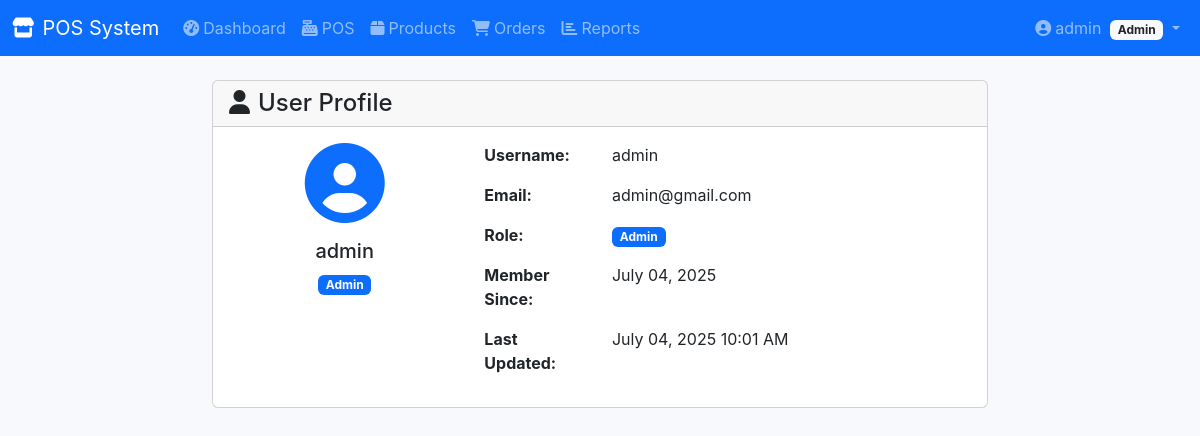
Screenshot of /user/profile.php (signed in) with the database file from the repository.
### tables this page shows
CREATE TABLE IF NOT EXISTS `users` (
  `id` int(11) NOT NULL AUTO_INCREMENT,
  `username` varchar(50) NOT NULL,
  `email` varchar(100) NOT NULL,
  `password` varchar(255) NOT NULL,
  `role` enum('admin','users','cashier','manager') DEFAULT 'cashier',
  `created_at` timestamp NULL DEFAULT CURRENT_TIMESTAMP,
  `updated_at` timestamp NULL DEFAULT CURRENT_TIMESTAMP ON UPDATE CURRENT_TIMESTAMP,
  PRIMARY KEY (`id`),
  UNIQUE KEY `username` (`username`),
  UNIQUE KEY `email` (`email`)
);

### includes/auth.php (called while the page is built, shortened)
<?php
function isManager()
{
      return isset($_SESSION['role']) && ($_SESSION['role'] === 'admin' || $_SESSION['role'] === 'manager');
}
function getCurrentUser()
{
      $pdo = getDBConnection();
      $stmt = $pdo->prepare("SELECT * FROM users WHERE id = ?");
      $stmt->execute([$_SESSION['user_id']]);
      return $stmt->fetch(PDO::FETCH_ASSOC);
}

### user/profile.php (the view, shortened to what this page needs)
<?php
require_once '../includes/auth.php';
$user = getCurrentUser();
?>
<!DOCTYPE html>
<html lang="en">
<head>
      <link href="https://cdn.jsdelivr.net/npm/bootstrap@5.3.0/dist/css/bootstrap.min.css" rel="stylesheet">
      <link rel="stylesheet" href="https://cdnjs.cloudflare.com/ajax/libs/font-awesome/6.4.0/css/all.min.css">
      <link rel="stylesheet" href="../admin/assets/css/admin.css">
</head>
<body>
      <nav class="navbar navbar-expand-lg navbar-dark bg-primary">
            <div class="container-fluid">
                  <a class="navbar-brand" href="index.php">
                        <i class="fas fa-store me-2"></i>POS System
                  </a>
                  <div class="collapse navbar-collapse" id="navbarNav">
                        <ul class="navbar-nav me-auto">
                              <li class="nav-item">
                                    <a class="nav-link" href="index.php">
                                          <i class="fas fa-tachometer-alt me-1"></i>Dashboard
                                    </a>
                              </li>
                              <li class="nav-item">
                                    <a class="nav-link" href="pos.php">
                                          <i class="fas fa-cash-register me-1"></i>POS
                                    </a>
                              </li>
                              <li class="nav-item">
                                    <a class="nav-link" href="products.php">
                                          <i class="fas fa-box me-1"></i>Products
                                    </a>
                              </li>
                              <li class="nav-item">
                                    <a class="nav-link" href="orders.php">
                                          <i class="fas fa-shopping-cart me-1"></i>Orders
                                    </a>
                              </li>
                              <?php if (isManager()): ?>
                                    <li class="nav-item">
                                          <a class="nav-link" href="reports.php">
                                                <i class="fas fa-chart-bar me-1"></i>Reports
                                          </a>
                                    </li>
                              <?php endif; ?>
                        </ul>
                        <ul class="navbar-nav">
                              <li class="nav-item dropdown">
                                    <a class="nav-link dropdown-toggle" href="#" id="navbarDropdown" role="button" data-bs-toggle="dropdown">
                                          <i class="fas fa-user-circle me-1"></i><?php echo $_SESSION['username']; ?>
                                          <span class="badge bg-light text-dark ms-1"><?php echo ucfirst($_SESSION['role']); ?></span>
                                    </a>
                              </li>
                        </ul>
                  </div>
            </div>
      </nav>
      <div class="container-fluid mt-4">
            <div class="row justify-content-center">
                  <div class="col-md-8">
                        <div class="card">
                              <div class="card-header">
                                    <h4 class="mb-0"><i class="fas fa-user me-2"></i>User Profile</h4>
                              </div>
                              <div class="card-body">
                                    <div class="row">
                                          <div class="col-md-4 text-center">
                                                <div class="mb-3">
                                                      <i class="fas fa-user-circle fa-5x text-primary"></i>
                                                </div>
                                                <h5><?php echo htmlspecialchars($user['username']); ?></h5>
                                                <span class="badge bg-primary"><?php echo ucfirst($user['role']); ?></span>
                                          </div>
                                          <div class="col-md-8">
                                                <div class="row mb-3">
                                                      <div class="col-sm-3">
                                                            <strong>Username:</strong>
                                                      </div>
                                                      <div class="col-sm-9">
                                                            <?php echo htmlspecialchars($user['username']); ?>
                                                      </div>
                                                </div>
                                                <div class="row mb-3">
                                                      <div class="col-sm-3">
                                                            <strong>Email:</strong>
                                                      </div>
                                                      <div class="col-sm-9">
                                                            <?php echo htmlspecialchars($user['email']); ?>
                                                      </div>
                                                </div>
                                                <div class="row mb-3">
                                                      <div class="col-sm-3">
                                                            <strong>Role:</strong>
                                                      </div>
                                                      <div class="col-sm-9">
                                                            <span class="badge bg-primary"><?php echo ucfirst($user['role']); ?></span>
                                                      </div>
                                                </div>
                                                <div class="row mb-3">
                                                      <div class="col-sm-3">
                                                            <strong>Member Since:</strong>
                                                      </div>
                                                      <div class="col-sm-9">
                                                            <?php echo date('F d, Y', strtotime($user['created_at'])); ?>
                                                      </div>
                                                </div>
                                                <div class="row mb-3">
                                                      <div class="col-sm-3">
                                                            <strong>Last Updated:</strong>
                                                      </div>
                                                      <div class="col-sm-9">
                                                            <?php echo date('F d, Y H:i A', strtotime($user['updated_at'])); ?>
                                                      </div>
                                                </div>
                                          </div>
                                    </div>
                              </div>
                        </div>
                  </div>
            </div>
      </div>
</body>
</html>

### admin/assets/css/admin.css (style rules this page uses)
:root { --primary-color: #4e73df; --primary-dark: #2e59d9; --secondary-color: #858796; --success-color: #1cc88a; --info-color: #36b9cc; --warning-color: #f6c23e; --danger-color: #e74a3b; --light-color: #f8f9fc; --dark-color: #5a5c69; --sidebar-width: 280px; --sidebar-collapsed-width: 70px; --topbar-height: 70px; --border-radius: 0.5rem; --box-shadow: 0 0.15rem 1.75rem 0 rgba(58, 59, 69, 0.15); --transition: all 0.3s ease; }
* { margin: 0; padding: 0; box-sizing: border-box; }
body { font-family: 'Inter', -apple-system, BlinkMacSystemFont, "Segoe UI", Roboto, "Helvetica Neue", Arial, sans-serif; background-color: #f8f9fc; overflow-x: hidden; }

### rows the page displays
users: username "admin", role "Admin", email "admin@gmail.com", created_at "July 04, 2025", updated_at "July 04, 2025 10:01 AM"

### other values shown
$_SESSION['username'] "admin"
$_SESSION['role'] "Admin"
